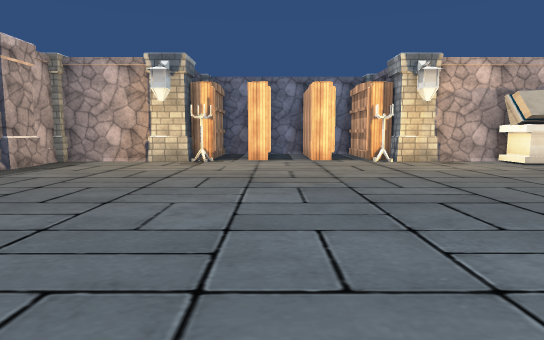
view 1 (above)

12 first-person views from a walk through a 3-D level made in the Unity game engine. The camera is 1.4 m above the floor, tilts 6° down and sees 75° across. The floor is counted in squares, 2 m on a side. Each view is taken from the middle of a square. On the plan, view 1 faces up. The plan holds only what a view shows up to about 11 squares ahead; the rest is blank. The place goes on beyond the plan. Some surface patterns are stand-ins.

view 2
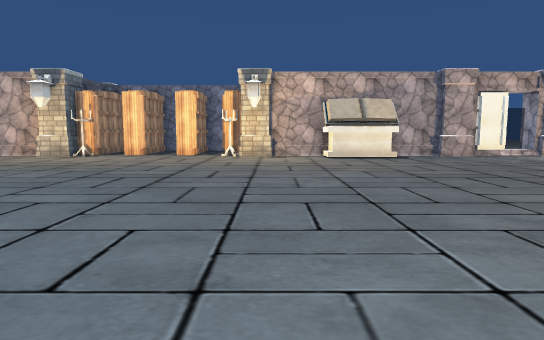

view 3
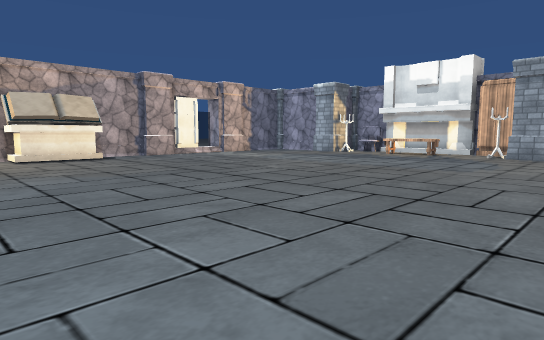

view 4
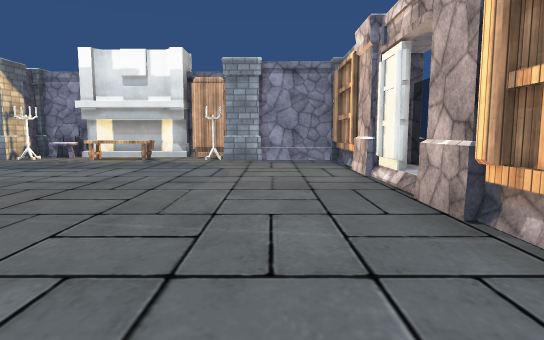

view 5
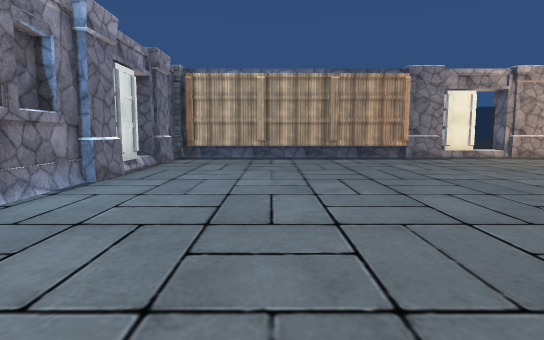

view 6
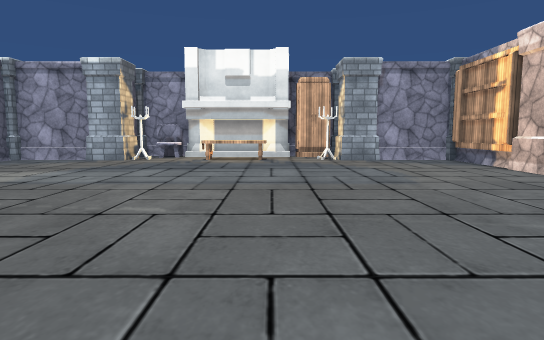

view 7
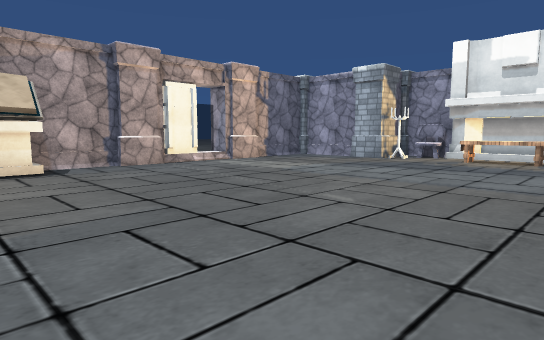

view 8
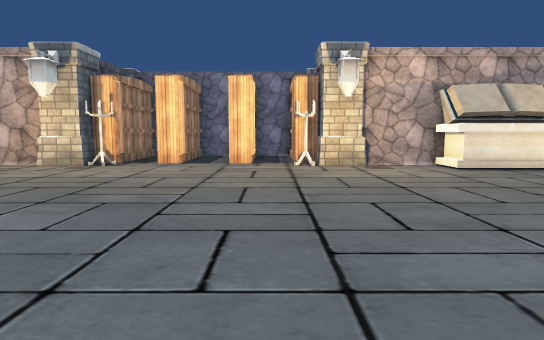

view 9
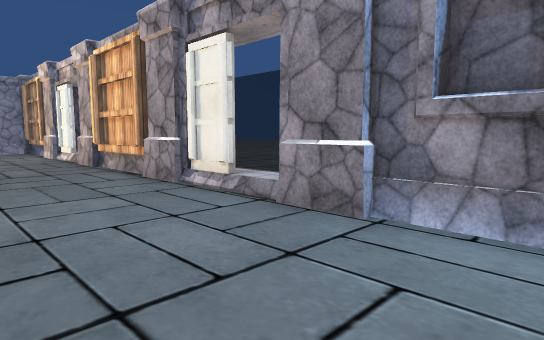

view 10
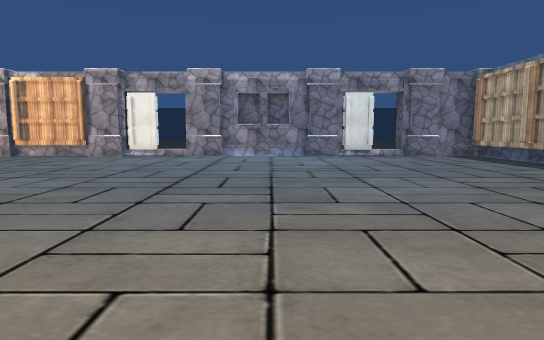

view 11
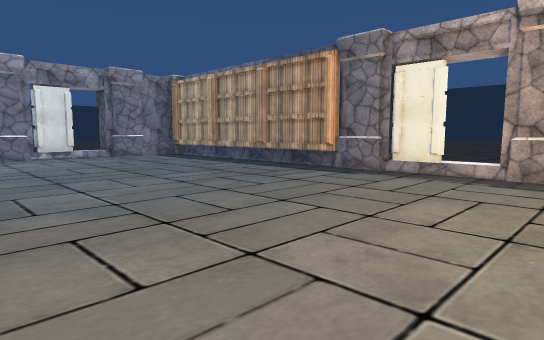

view 12
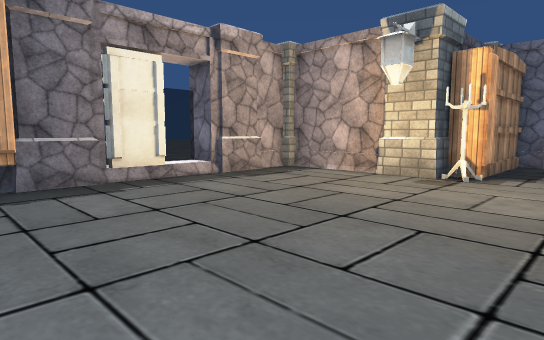

### Floor plan
Points are (right, up) in squares from view 1. A wall is a line through its corners. A room is listed if a view was taken in it or the views show most of it. See-through windows are left out.
Room 1 (views 1, 2, 3, 4, 5, 6, 7, 8, 9, 10, 11, 12)
walls: (5.9, 8.7) (3.9, 8.7); (10, 8.5) (9, 8.5); (-1, -2.5) (0, -2.5); (2.6, 11.7) (-1.6, 11.7); (12.1, 8.7) (7.4, 8.7); (13, 8.5) (11.9, 8.5); (-2.9, 8.7) (-4.5, 8.7); (-5, 5.9) (-5, 3.4); (-4, -2.5) (-2.9, -2.5); (15.2, 6.8) (15.2, 8.7) (13, 8.7); (-5, -1.4) (-5, -2.7) (15.2, -2.7) (15.2, -0.6); (-5, 8.5) (-5, 6.7) (-5.9, 6.7); (16.5, 4.8) (16.4, 5.3); (16.6, 4.8) (16.1, 4.7); (16.8, 4.5) (16.8, 6)
low walls: (2.5, -2.5) (3.5, -2.5); (8.8, -2.5) (9.8, -2.5); (-5, 2.6) (-5, 1.5); (-5, 0.6) (-5, -0.5); (16.1, 4.7) (15.9, 5.2)
objects: pillar (-6, 9) to (-5, 9); other object (-2, 9); shelf (-2, 10) to (-2, 11); pillar (-1, 9); shelf (0, 9) to (0, 11); shelf (1, 9) to (1, 11); other object (2, 9); pillar (3, 9); shelf (3, 10) to (3, 11); pedestal (6, 8); books (7, 8); pillar (15, 0); other object (15, 1); table (15, 3); other object (15, 5); pillar (15, 6); other object (16, 1)

Where each view was taken, in squares from view 1:
view 1: 0 up, 0 right, facing up
view 2: 2 down, 4 right, facing up
view 3: 2 down, 4 right, facing up-right
view 4: 1 down, 6 right, facing right
view 5: 0 up, 5 right, facing left
view 6: 2 up, 6 right, facing right
view 7: 1 up, 6 right, facing up-right
view 8: 1 up, 2 right, facing up
view 9: 0 up, 1 right, facing down-right
view 10: 8 up, 1 right, facing down
view 11: 8 up, 1 right, facing down-left
view 12: 3 up, 0 right, facing up-left
